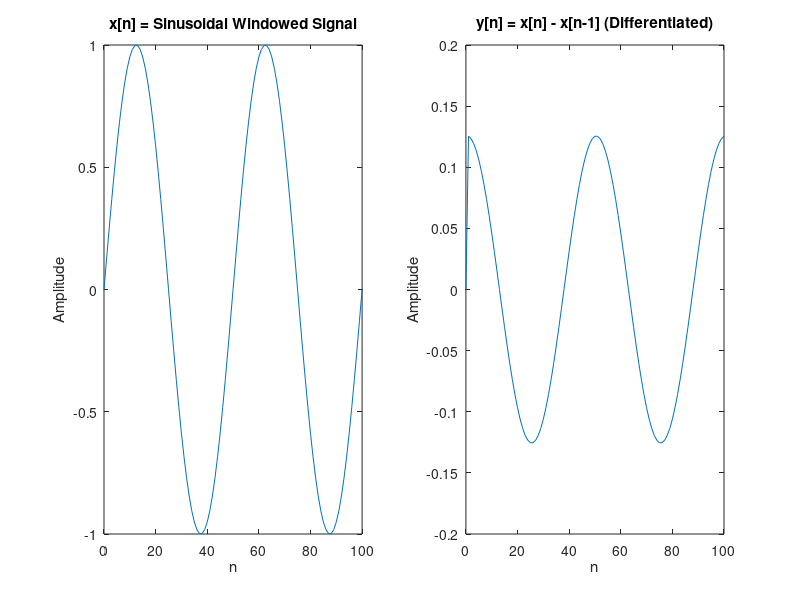

The MATLAB source for this figure:
clc; clear; close all;

% Define n
n = 0:100;

% Create unit step signals as arrays
u = double(n >= 0);
u_100 = double(n >= 100);

% Sequence (c): x[n] = sin(pi*n/25) * (u[n] - u[n-100])
x3 = sin(pi*n/25) .* (u - u_100);
y3 = [0, diff(x3)];  % Digital differentiator

% Plot
figure;
subplot(1,2,1); plot(n, x3); title('x[n] = Sinusoidal Windowed Signal');
xlabel('n'); ylabel('Amplitude');

subplot(1,2,2); plot(n, y3); title('y[n] = x[n] - x[n-1] (Differentiated)');
xlabel('n'); ylabel('Amplitude');
